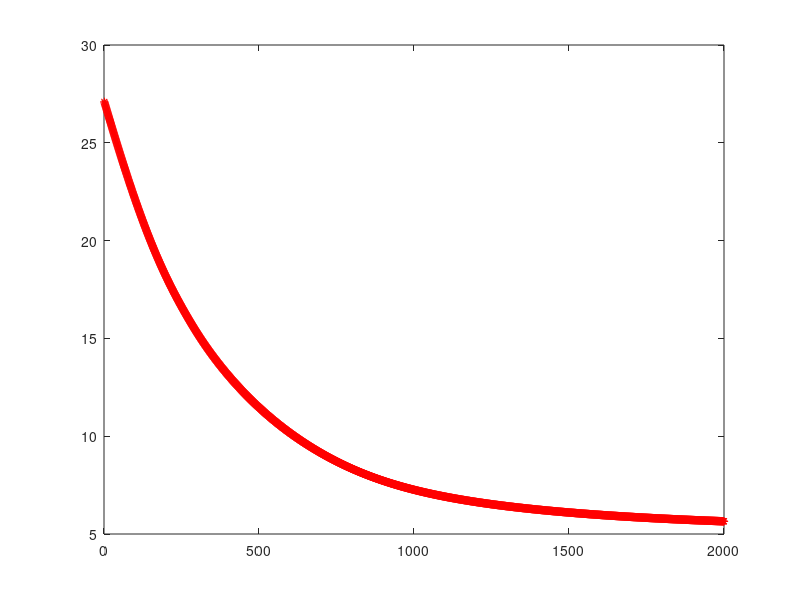
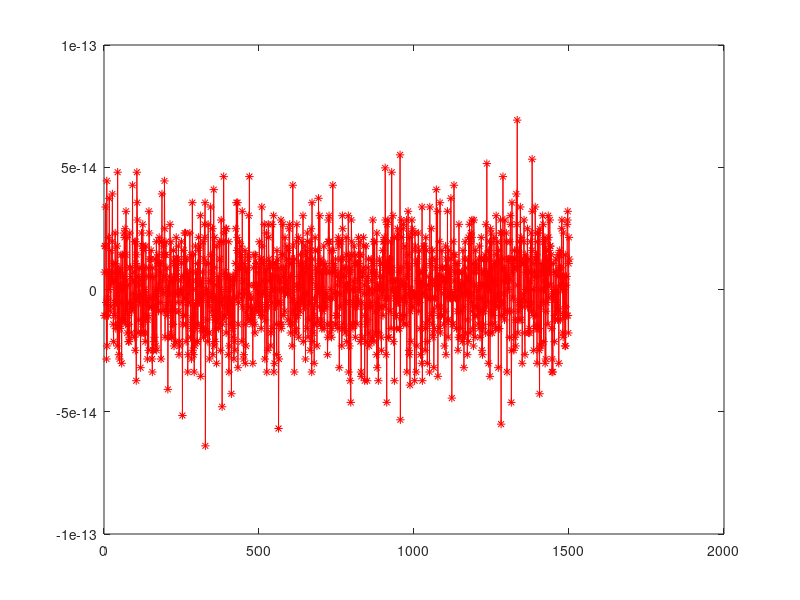
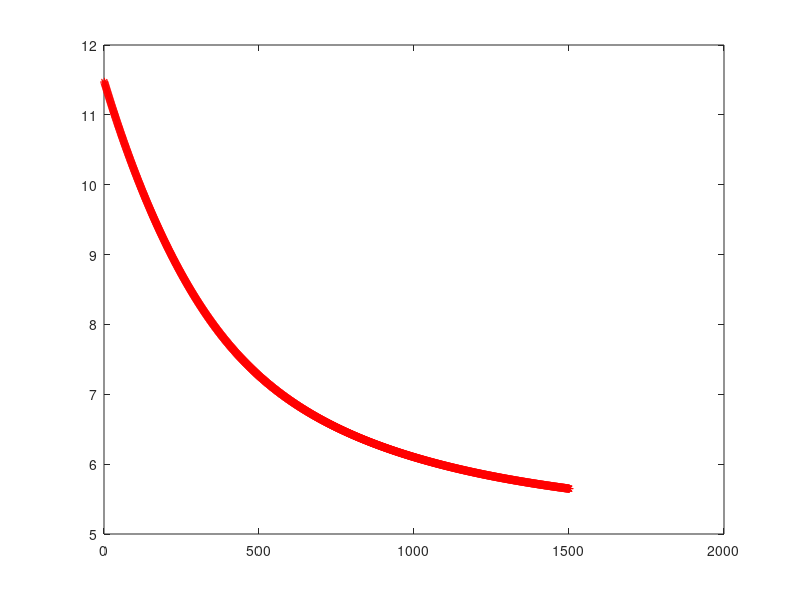

Reproduce these figures in MATLAB, in order. (Note: this script raises an error after producing the figures.)
clear all;
clc;
load('Ionospheredata.mat');
AA=sortrows(A,35);
A1=AA(1:225,1:34);
A2=AA(226:351,1:34);
Lables=AA(:,35);

no_fea =  34;
no_sam = 351;
no_sam1 = 225;
no_sam1 = 126;

 AA=[A1;A2] ;
mean_AA=mean(AA);
 
mean_A1=mean(A1);

mean_A2=mean(A2);



S_B=(225*(mean_A1-mean_AA)'*(mean_A1-mean_AA)+126*(mean_A2-mean_AA)'*(mean_A2-mean_AA));
%S_B=50*((mean_A1-mean_AA)'*(mean_A1-mean_AA)+(mean_A2-mean_AA)'*(mean_A2-mean_AA));

S_W=zeros(no_fea,no_fea);

[i j]=size(A1);


for k0=1:225
        S_W=S_W+(A1(k0,:)-mean_A1)'*(A1(k0,:)-mean_A1);
end


for k0=1:126
        S_W= S_W+(A2(k0,:)-mean_A2)'*(A2(k0,:)-mean_A2);
end


[m1,n1]=size(AA);
SB=S_B/351;
SW=S_W/351+eye(max(length(S_W)))*0.000001;
% E=S_W ;

[X Y]=eig(SB,SW)


%v=max(max((Y)));
v=10
A=-(SB-v*SW);
M=12;
%W=rand(n1,M);
W=randn(n1,M)/2;

 W=orth(W);

 
 
%R=eye(M);
 R=randn(M,M)
 R=R'+R
 
Iterations=2000;
 
r1=0.0025;
 
r2=0.001;
 
Cost1=zeros(Iterations,1);
Cost2=zeros(Iterations,1);
Cost3=zeros(Iterations,1);
for k=1:Iterations;
%DF1=2*(SB-v*SW)*W+4*W*(R'*R)*W'*W-4*W*R'*R;
%DF1=2*A*W+4*W*(R'*R)*W'*W-4*W*R'*R;
DF1=2*A*W+2*W*(R'*R)*W'*W+2*W*W'*W*(R'*R)-4*W*R'*R;
%DF1=2*(SB-v*SW)*W+2*W*(R'*R)*W'*W+2*W*W'*W*(R'*R)-4*W*R'*R;
DF1=DF1/norm(DF1);
W=W-r1*DF1;

 W=orth(W);

 
DF2=(2*R*W'*W*W'*W-4*R*W'*W+2*R)+(2*R*W'*W*W'*W-4*R*W'*W+2*R)'-diag(diag(2*R*W'*W*W'*W-4*R*W'*W+2*R));
DF2=DF2/norm(DF2);
 if  Cost2(k)>0.01
            R=R+r2*DF2;
end
      
Cost1(k)=trace(W'*A*W)+trace(W'*W*R'*R*W'*W-R'*R*W'*W-W'*W*R'*R+R'*R);      
   
Cost2(k)=trace(W'*W*R'*R*W'*W-R'*R*W'*W-W'*W*R'*R+R'*R);
Cost3(k)=trace(W'*A*W);
 k 
end

figure(1)
plot(Cost1(1:Iterations),'r-*')

 
figure(2)
plot(Cost2(500:Iterations),'r-*')

figure(3)
plot(Cost3(500:Iterations),'r-*')

 x1=W'*AA';
 x2=x1';


%predict_label = knnclassify(x2, x2,Lables, 8);
%accuracy = length(find(predict_label ==Lables))/length(Lables)*100

% model= svmtrain2(Lables,x2,'-c 2 -t 2 -g 1');
% [predict_label, accuracy, dec_values]= svmpredict(Lables,x2,model);


%svmStruct= svmtrain(x2,Lables,'Kernel_Function','rbf','rbf_sigma',0.8,'method','SMO','showplot',true);

 svmStruct= svmtrain(x2,Lables,'Kernel_Function','rbf','method','LS'); 
 
classes = svmclassify(svmStruct,x2);
nCorrect=sum(classes==Lables);
accuracy=nCorrect/length(classes)
